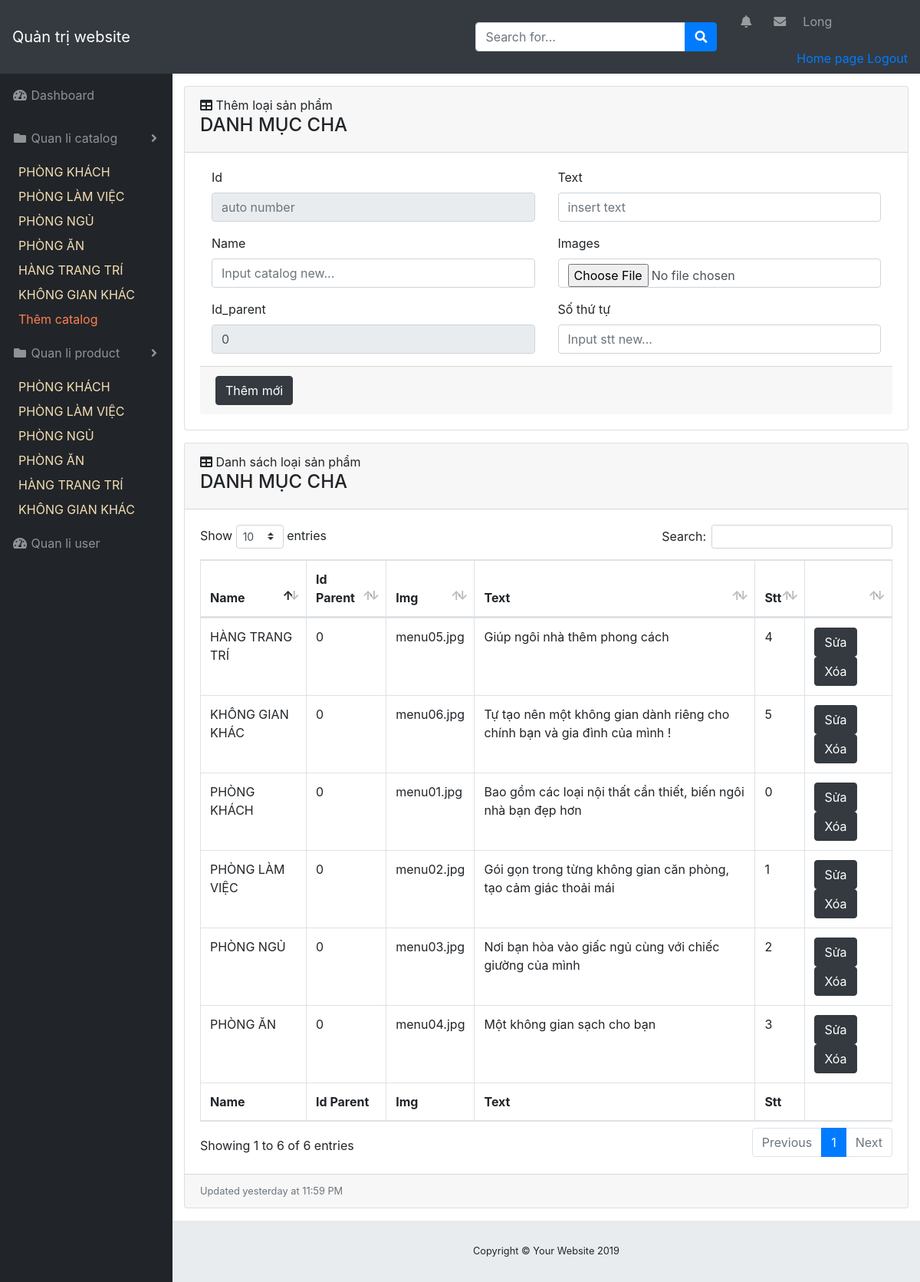
The app's page /admin/index.php?act=them&id=0 (signed in) with its own data.
### tables this page shows
CREATE TABLE `catalog` (
  `id` int(10) NOT NULL,
  `name` varchar(255) NOT NULL,
  `text` varchar(255) NOT NULL,
  `parent` int(10) NOT NULL,
  `img` varchar(255) DEFAULT NULL,
  `stt` int(5) DEFAULT 0
);

### model/connect.php (called while the page is built, shortened)
<?php
    class connect{
        var $db=null;
        public function __construct()
        {
            $dsn='mysql:host=localhost;dbname=longnnbv_noithat';
            $user='root';
            $pass='';
            $this->db=new PDO($dsn,$user,$pass, array(PDO::MYSQL_ATTR_INIT_COMMAND => "SET NAMES utf8"));
        }
        public function getList($select)
        {
            $results = $this->db->query($select);
            return $results;
        }
        public function getInstance($select)
        {
            $results = $this->db->query($select);
            $result = $results->fetch();
            return $result;
        }
    }
?>

### model/catalog.php (called while the page is built, shortened)
<?php
    class Catalog{
        function getList()
        {
            $db = new connect();
            $select = "select * from catalog order by id ASC LIMIT 6 OFFSET 0";
            $result = $db->getList($select);
            return $result;
        }
        function getListParent($idcatalog)
        {
            $db = new connect();
            $select = "select * from catalog where parent=$idcatalog";
            $result = $db->getList($select);
            return $result;
        }
        function getCatalogByParent($id_parent)
        {
            $db = new connect();
            $select = "select * from catalog where parent=$id_parent";
            $result = $db->getInstance($select);
            return $result;
        }
    }
?>

### admin/catalog/add_cata.php (the view, shortened to what this page needs)
<div id="content-wrapper">
    <div class="container-fluid">
        <div class="card mb-3">
            <div class="card-header">
                <i class="fas fa-table"></i>
                Thêm loại sản phẩm <h4><?=$name?></h4>
            </div>
            <div class="card-body">
                <form method="post">
                    <div class="container-fluid">
                        <div class="row">
                            <div class="col-sm-6">
                                <div class="form-group">
                                    <label>Id</label>
                                    <input type="number" name="id" class="form-control" placeholder="auto number"
                                        readonly>
                                </div>
                                <div class="form-group">
                                    <label>Name</label>
                                    <input type="text" name="name" class="form-control"
                                        placeholder="Input catalog new...">
                                </div>
                                <div class="form-group">
                                    <label>Id_parent</label>
                                    <input type="number" name="id_parent" class="form-control" value="<?=$id_parent?>"
                                        placeholder="<?php echo $id_parent; ?>" readonly>
                                </div>
                            </div>
                            <div class="col-sm-6">
                                <div class="form-group">
                                    <label>Text</label>
                                    <input type="text" name="text" class="form-control" placeholder="insert text">
                                </div>
                                <div class="form-group">
                                    <label>Images</label>
                                    <input type="file" name="img" class="form-control">
                                </div>
                                <div class="form-group">
                                    <label>Số thứ tự</label>
                                    <input type="number" name="stt" class="form-control" placeholder="Input stt new...">
                                </div>
                            </div>
                        </div>
                    </div>
                    <div class="card-footer small text-muted"><button type="submit" name="add_catalog"
                            class="btn btn-dark">Thêm
                            mới</button></div>
                </form>
            </div>
        </div>
        <div class="card mb-3">
            <div class="card-header">
                <i class="fas fa-table"></i>
                Danh sách loại sản phẩm <h4><?=$name?></h4>
            </div>
            <div class="card-body">
                <div class="table-responsive">
                    <table class="table table-bordered" id="dataTable" width="100%" cellspacing="0">
                        <thead>
                            <tr>
                                <th>Name</th>
                                <th>Id Parent</th>
                                <th>Img</th>
                                <th>Text</th>
                                <th>Stt</th>
                                <th></th>
                            </tr>
                        </thead>
                        <tfoot>
                            <tr>
                                <th>Name</th>
                                <th>Id Parent</th>
                                <th>Img</th>
                                <th>Text</th>
                                <th>Stt</th>
                                <th></th>
                            </tr>
                        </tfoot>
                        <tbody>
                            <?php
                                foreach($list_catalog as $catalog){
                                  $id=$catalog['id'];
                                  $modal="modal".$id;
                                    echo '<tr>
                                        <td>'.$catalog['name'].'</td>
                                        <td>'.$catalog['parent'].'</td>
                                        <td>'.$catalog['img'].'</td>
                                        <td>'.$catalog['text'].'</td>
                                        <td>'.$catalog['stt'].'</td>';
                            ?>
                            <td>
                                <a href="index.php?act=btn_edit_catalog&id_catalog=<?=$catalog['id']?>"
                                    class="btn btn-dark">Sửa</a>
                                <button type="button" class="btn btn-dark" data-toggle="modal"
                                    data-target="#<?=$modal?>">Xóa</button>
                            </td>
                            </tr>
                            <?php
                            }
                        ?>
                        </tbody>
                    </table>
                </div>
            </div>
            <div class="card-footer small text-muted">Updated yesterday at 11:59 PM</div>
        </div>
    </div>

### admin/header_admin.php (shortened to what this page needs)
<!DOCTYPE html>
<html lang="en">
<head>
    <link href="../content/vendor/fontawesome-free/css/all.min.css" rel="stylesheet" type="text/css">
    <link href="../content/vendor/datatables/dataTables.bootstrap4.css" rel="stylesheet">
    <link href="../content/css/sb-admin.css" rel="stylesheet">
    <link rel="stylesheet" href="https://stackpath.bootstrapcdn.com/bootstrap/4.3.1/css/bootstrap.min.css"
>
    <link rel="stylesheet" href="https://use.fontawesome.com/releases/v5.7.0/css/all.css"
>
</head>
<body id="page-top">
    <nav class="navbar navbar-expand navbar-dark bg-dark static-top">
        <a class="navbar-brand mr-1" href="index.php">Quản trị website</a>
        <form class="d-none d-md-inline-block form-inline ml-auto mr-0 mr-md-3 my-2 my-md-0">
            <div class="input-group">
                <input type="text" class="form-control" placeholder="Search for..." aria-label="Search"
                    aria-describedby="basic-addon2">
                <div class="input-group-append">
                    <button class="btn btn-primary" type="button">
                        <i class="fas fa-search"></i>
                    </button>
                </div>
            </div>
        </form>
        <ul class="navbar-nav ml-auto ml-md-0">
            <li class="nav-item dropdown no-arrow mx-1">
                <a class="nav-link dropdown-toggle" href="#" id="alertsDropdown" role="button" data-toggle="dropdown"
                    aria-haspopup="true" aria-expanded="false">
                    <i class="fas fa-bell fa-fw"></i>
                </a>
            </li>
            <li class="nav-item dropdown no-arrow mx-1">
                <a class="nav-link dropdown-toggle" href="#" id="messagesDropdown" role="button" data-toggle="dropdown"
                    aria-haspopup="true" aria-expanded="false">
                    <i class="fas fa-envelope fa-fw"></i>
                </a>
            </li>
            <li class="nav-item dropdown no-arrow">
                <a class="nav-link dropdown-toggle" href="#" id="userDropdown" role="button" data-toggle="dropdown"
                    aria-haspopup="true" aria-expanded="false">
                    <?php
                        if(isset($_SESSION['name'])){
                            echo '<p>'.$_SESSION['name'].'</p>';
                        }
                    ?>
                </a>
                <div class="dropdown-menu-right" aria-labelledby="userDropdown">
                    <a href="../../../boxroom1/index.php">Home page</a>
                    <a href="../admin/index.php?act=logout">Logout</a>
                </div>
            </li>
        </ul>
    </nav>
    <div id="wrapper">
        <ul class="sidebar navbar-nav">
            <li class="nav-item">
                <a class="nav-link" href="index.php?act=home">
                    <i class="fas fa-fw fa-tachometer-alt"></i>
                    <span>Dashboard</span>
                </a>
            </li>
            <li class="nav-item dropdown">
                <a class="nav-link dropdown-toggle" href="#"
                    id="pagesDropdown" role="button" data-toggle="dropdown" aria-haspopup="true" aria-expanded="false">
                    <i class="fas fa-fw fa-folder"></i>
                    <span>Quan li catalog</span>
                </a>
                <?php
                    foreach ($dsdm as $dm) {
                        extract($dm);
                        $name = $dm['name'];
                        $id = $dm['id'];
                ?>
                    <a class="dropdown-item" style="color: wheat;" href="index.php?act=qllsp&id=<?=$id?>"><?=$name?></a>
                    <?php
                    }
                ?>
                    <a class="dropdown-item" style="color:coral" href="index.php?act=them&id=0">Thêm catalog</a>
            </li>
            <li class="nav-item dropdown">
                <a class="nav-link dropdown-toggle" href="#"
                    id="pagesDropdown" role="button" data-toggle="dropdown" aria-haspopup="true" aria-expanded="false">
                    <i class="fas fa-fw fa-folder"></i>
                    <span>Quan li product</span>
                </a>
                <?php
                    foreach ($dsdm2 as $dm) {
                        extract($dm);
                        $name = $dm['name'];
                        $id = $dm['id'];
                ?>
                    <a class="dropdown-item" style="color: wheat;" href="index.php?act=qlsp&id=<?=$id?>"><?=$name?></a>
                    <?php
                    }
                ?>
            </li>
            <li class="nav-item">
                <a class="nav-link" href="index.php?act=qluser">
                    <i class="fas fa-fw fa-tachometer-alt"></i>
                    <span>Quan li user</span>
                </a>
            </li>
        </ul>

### records on screen
catalog: name "PHÒNG KHÁCH", id_parent "0", parent "0", img "menu01.jpg", text "Bao gồm các loại nội thất cần thiết, biến ngôi nhà bạn đẹp hơn", stt "0"
catalog: name "PHÒNG LÀM VIỆC", parent "0", img "menu02.jpg", text "Gói gọn trong từng không gian căn phòng, tạo cảm giác thoải mái", stt "1"
catalog: name "PHÒNG NGỦ", parent "0", img "menu03.jpg", text "Nơi bạn hòa vào giấc ngủ cùng với chiếc giường của mình", stt "2"
catalog: name "PHÒNG ĂN", parent "0", img "menu04.jpg", text "Một không gian sạch cho bạn", stt "3"
catalog: name "HÀNG TRANG TRÍ", parent "0", img "menu05.jpg", text "Giúp ngôi nhà thêm phong cách", stt "4"
catalog: name "KHÔNG GIAN KHÁC", parent "0", img "menu06.jpg", text "Tự tạo nên một không gian dành riêng cho chính bạn và gia đình của mình !", stt "5"

### other values on screen
$_SESSION['name'] "Long"
$name "DANH MỤC CHA"
